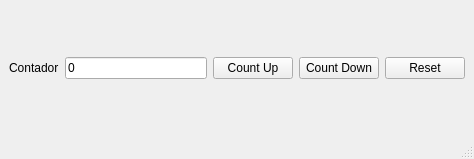
<?xml version="1.0" encoding="UTF-8"?>
<ui version="4.0">
 <class>MainWindow</class>
 <widget class="QMainWindow" name="MainWindow">
  <property name="geometry">
   <rect>
    <x>0</x>
    <y>0</y>
    <width>474</width>
    <height>159</height>
   </rect>
  </property>
  <property name="windowTitle">
   <string>Contador</string>
  </property>
  <widget class="QWidget" name="centralwidget">
   <layout class="QVBoxLayout" name="verticalLayout">
    <item>
     <layout class="QHBoxLayout" name="horizontalLayout">
      <item>
       <widget class="QLabel" name="label">
        <property name="text">
         <string>Contador</string>
        </property>
       </widget>
      </item>
      <item>
       <widget class="QLineEdit" name="campoContador">
        <property name="text">
         <string>0</string>
        </property>
        <property name="readOnly">
         <bool>true</bool>
        </property>
       </widget>
      </item>
      <item>
       <widget class="QPushButton" name="CountUp">
        <property name="text">
         <string>Count Up</string>
        </property>
       </widget>
      </item>
      <item>
       <widget class="QPushButton" name="CountDown">
        <property name="text">
         <string>Count Down</string>
        </property>
       </widget>
      </item>
      <item>
       <widget class="QPushButton" name="Reset">
        <property name="text">
         <string>Reset</string>
        </property>
       </widget>
      </item>
     </layout>
    </item>
   </layout>
  </widget>
  <widget class="QStatusBar" name="statusbar"/>
 </widget>
 <resources/>
 <connections/>
</ui>
